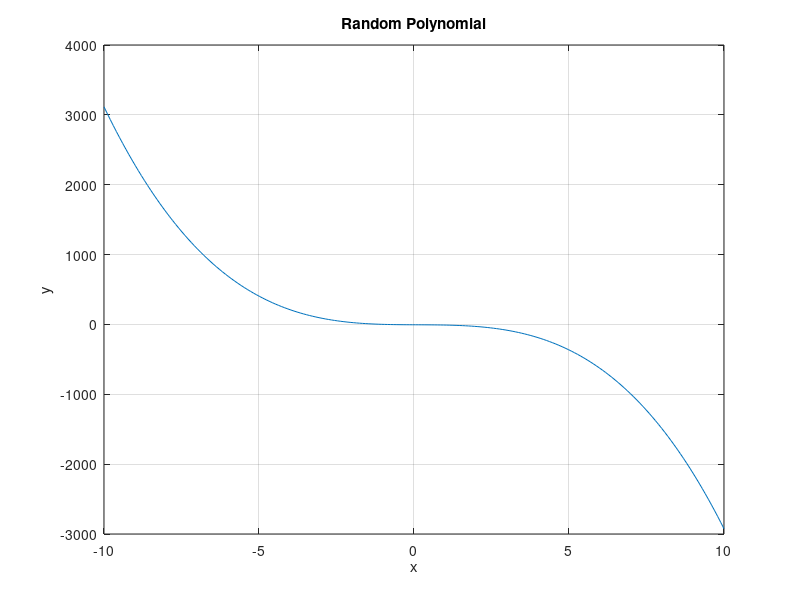

Here is the MATLAB script that generated this plot:
% Day 036: Random Polynomial Plot
coeffs = randi([-5, 5], 1, 4);
x = linspace(-10, 10, 200);
y = polyval(coeffs, x);
plot(x, y);
title('Random Polynomial');
xlabel('x');
ylabel('y');
grid on;
